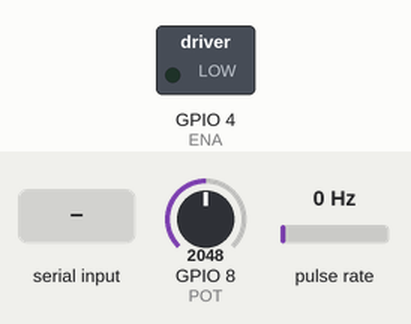
Simulated run of this sketch. Board: ESP32-S3. On the bench: switched loads named in the sketch (green lamp = pin HIGH). Wiring (inferred from the names in the program): pulse sensor: data GPIO 7. The inputs (shaded band) are chosen by the test bench; at power-on: GPIO 8 (POT) = 2048, pulse rate 0 Hz (analog values on the 0–4095 scale). What the sketch prints to the serial monitor is not drawn.

Above: at 1.2 s.
1.3 s: "TEST\n" received over Serial
At 2.1 s:
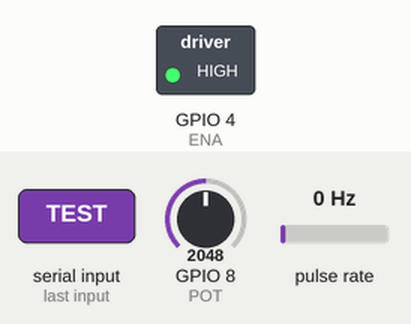
4.0 s: "POT ON\n" received over Serial
5.5 s: "POT OFF\n" received over Serial
Timing chart, 0 to 8.5 s (numbered marks = the images above; inputs shaded):
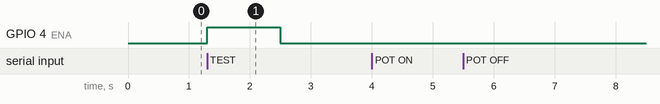

Measured:
- after the input at 1.3 s, GPIO 4 (ENA): LOW → HIGH at once, → LOW 1.2 s later
- after the input at 4.0 s, every drawn part: stays the same
- after the input at 5.5 s, every drawn part: stays the same

The sketch:

LecturaEncoder.ino
```cpp
#include <Arduino.h>
#include <esp_arduino_version.h>
#include <stdlib.h>
#include <math.h>
#include "PidCore.h"

// IN1 queda a 5 V e IN2 a GND. NO conectarlos a GPIO.
// ENA sin jumper -> GPIO4; encoder via divisor -> GPIO7.
// Potenciometro: extremos a 3V3/GND, cursor a GPIO8.
const uint8_t ENA = 4, ENCODER = 7, POT = 8;
const uint32_t PPR = 40, CONTROL_US = 250000;
// Ganancias iniciales, no sintonizadas con el motor real.
float kp = 0.15f, ki = 0.20f, kd = 0.005f;
float referencia = 0, rpm = 0, rpmCruda = 0, integral = 0, derivada = 0;
float salidaPID = 0, perturbacion = 0;
PidCore controller;
float termP=0, termI=0, termD=0, sumaPID=0;
uint8_t pwm = 0;
bool limiteInferior = false;
bool habilitado = false, fallo = false, potActivo = false;
bool pruebaPWM = false;
uint32_t inicioPrueba = 0;
uint32_t inicioArranque = 0, ultimoControl = 0, ultimoReporte = 0;
portMUX_TYPE mux = portMUX_INITIALIZER_UNLOCKED;
volatile uint32_t total = 0, ultimoPulso = 0;
// Rechaza solo flancos demasiado proximos al ultimo aceptado; no mide ancho de pulso.
// 20 ranuras: 40 flancos por vuelta. A 500 RPM, intervalo medio 3000 us.
// El ancho de ranura puede variar; 100 us sigue siendo un filtro provisional.
const uint32_t MIN_INTERVALO_US = 100;
volatile uint32_t rechazados = 0;
uint32_t descartadosVentana = 0, descartadosTotal = 0;
float rpmBruta = 0;
float historialRPM[3] = {0, 0, 0};
uint8_t indiceRPM = 0, muestrasRPM = 0;
float filtrarMediana(float valor) {
  historialRPM[indiceRPM] = valor;
  indiceRPM = (indiceRPM + 1) % 3;
  if (muestrasRPM < 3) muestrasRPM++;
  // No introducir ceros artificiales al arrancar.
  if (muestrasRPM < 3) return valor;
  float a = historialRPM[0], b = historialRPM[1], c = historialRPM[2];
  return fmaxf(fminf(a, b), fminf(fmaxf(a, b), c));
}
uint32_t pulsosVentana = 0;
// Limite de diagnostico para este montaje (maximo observado estable < 500 RPM).
const float MAX_RPM_PLAUSIBLE = 1000.0f;
volatile bool hayPulso = false;

void ARDUINO_ISR_ATTR pulso() {
  const uint32_t ahora = micros();
  portENTER_CRITICAL_ISR(&mux);
  if (hayPulso && (uint32_t)(ahora - ultimoPulso) < MIN_INTERVALO_US) {
    rechazados++;
    portEXIT_CRITICAL_ISR(&mux);
    return;
  }

  ultimoPulso = ahora;
  hayPulso = true;
  total++;
  portEXIT_CRITICAL_ISR(&mux);
}

float limitar(float x, float a, float b) { return fminf(b, fmaxf(a, x)); }
void escribirPWM(float x) {
  pwm = habilitado ? (uint8_t)lroundf(limitar(x, 0, 255)) : 0;
  if (!habilitado) return;
#if ESP_ARDUINO_VERSION_MAJOR >= 3
  if (!ledcWrite(ENA, pwm)) {
    habilitado = false; fallo = true; pruebaPWM = false; pwm = 0;
    ledcDetach(ENA); pinMode(ENA, OUTPUT); digitalWrite(ENA, LOW);
    Serial.println("ERROR: LEDC rechazo la escritura. Reinicia la placa antes de otra prueba.");
  }
#else
  ledcWrite(0, pwm);
#endif
}
void establecerReferencia(float nueva) {
  pruebaPWM = false;
  if (nueva == 0) {
    controller.reset(); termP=termI=termD=sumaPID=0;
    referencia = 0; limiteInferior = false; fallo = false; integral = 0; derivada = 0; salidaPID = 0;
    escribirPWM(0);
  } else if (fallo || !habilitado) {
    Serial.println("Fallo: revisa motor/encoder. Envia 0 para reconocerlo.");
    return;
  } else {
    if (referencia == 0) {
      inicioArranque = micros(); controller.reset(); integral = 0; derivada = 0;
      portENTER_CRITICAL(&mux);
      hayPulso = false; total = 0; rechazados = 0; ultimoControl = micros();
      portEXIT_CRITICAL(&mux);
      muestrasRPM = 0; indiceRPM = 0; descartadosTotal = 0;
      salidaPID = 0; escribirPWM(0);
    }
    referencia = nueva;
  }
  Serial.print("Referencia RPM: "); Serial.println(referencia);
}

void procesar(char *texto) {
  String s(texto); s.trim(); s.toUpperCase();
  if (!s.length()) return;
  if (s == "TEST") {
    if (!habilitado) { Serial.println("PWM no disponible; reinicia la placa."); return; }
    establecerReferencia(0);
    potActivo = false; perturbacion = 0;
    pruebaPWM = true; inicioPrueba = millis();
    escribirPWM(255);
    Serial.println("TEST: PWM255 durante 1.2 segundos, sin PID. Parada automatica; 0 cancela.");
    return;
  }
  if (s == "POT ON") { potActivo = true; Serial.println("Perturbacion habilitada: 0..60 PWM."); return; }
  if (s == "POT OFF") { potActivo = false; perturbacion = 0; Serial.println("Perturbacion deshabilitada."); return; }
  if (s == "STOP") { establecerReferencia(0); return; }
  char tipo = 0;
  if (s.startsWith("KP ")) { tipo = 'P'; s = s.substring(3); }
  else if (s.startsWith("KI ")) { tipo = 'I'; s = s.substring(3); }
  else if (s.startsWith("KD ")) { tipo = 'D'; s = s.substring(3); }
  s.trim();
  char *fin;
  float valor = strtof(s.c_str(), &fin);
  if (fin == s.c_str() || *fin || !isfinite(valor) || valor < 0 || valor > (tipo ? 10 : 500)) {
    Serial.println("Comando invalido. RPM 0..500; KP/KI/KD 0..10; POT ON/OFF; STOP."); return;
  }
  if (!tipo) { establecerReferencia(valor); return; }
  if (tipo == 'P') kp = valor;
  if (tipo == 'I') { ki = valor; if (ki == 0) controller.reset(); }
  if (tipo == 'D') kd = valor;
  Serial.print("Ganancias: "); Serial.print(kp); Serial.print(", "); Serial.print(ki); Serial.print(", "); Serial.println(kd, 3);
}
void leerSerial() {
  static char buffer[40]; static uint8_t longitud = 0; static bool exceso = false;
  for (int i = 0; i < 64 && Serial.available(); i++) {
    char c = (char)Serial.read();
    if (c == '\n' || c == '\r') {
      if (exceso) Serial.println("Comando demasiado largo, descartado.");
      else if (longitud) { buffer[longitud] = 0; procesar(buffer); }
      longitud = 0; exceso = false;
    } else if (longitud < sizeof(buffer)-1) buffer[longitud++] = c;
    else exceso = true;
  }
}

void setup() {
  pinMode(ENA, OUTPUT); digitalWrite(ENA, LOW);
  Serial.begin(115200);
  pinMode(ENCODER, INPUT); pinMode(POT, INPUT);
  analogReadResolution(12);
  analogSetPinAttenuation(POT, ADC_11db);
#if ESP_ARDUINO_VERSION_MAJOR >= 3
  habilitado = ledcAttach(ENA, 1000, 8);
#else
  habilitado = ledcSetup(0, 1000, 8) > 0;
  if (habilitado) ledcAttachPin(ENA, 0);
#endif
  escribirPWM(0);
  attachInterrupt(digitalPinToInterrupt(ENCODER), pulso, CHANGE);
  ultimoControl = micros();
  Serial.println("PID v3.0: P + I + D, sin impulso ni PWM minimo. 40 flancos/vuelta, filtro 100us + mediana3 + EMA. Referencia inicial 0 RPM; 0 detiene.");
  Serial.println("POT ON / POT OFF; KP 0.15; KI 0.20; KD 0.005. Monitor a 115200, Nueva linea.");
  if (!habilitado) Serial.println("ERROR PWM. Motor deshabilitado.");
}

void loop() {
  leerSerial();
  if (pruebaPWM && (uint32_t)(millis() - inicioPrueba) >= 1200) {
    pruebaPWM = false; escribirPWM(0);
    Serial.println("TEST terminado. PWM apagado.");
  }
  uint32_t ahora = micros();
  if ((uint32_t)(ahora - ultimoControl) >= CONTROL_US) {
    uint32_t ultimo; bool existe;
    portENTER_CRITICAL(&mux);
    ahora = micros();
    pulsosVentana = total; total = 0;
    descartadosVentana = rechazados; rechazados = 0;
    ultimo = ultimoPulso; existe = hayPulso;
    portEXIT_CRITICAL(&mux);
    const uint32_t duracionUs = (uint32_t)(ahora - ultimoControl);
    const float dt = duracionUs / 1000000.0f;
    ultimoControl = ahora;
    const uint32_t edad = (uint32_t)(micros() - ultimo);
    // Conteo en tiempo real transcurrido: no dividir por intervalos entre flancos.
    rpmCruda = 60000000.0f * pulsosVentana / (PPR * (float)duracionUs);
    descartadosTotal += descartadosVentana;
    rpmBruta = 60000000.0f * ((float)pulsosVentana + descartadosVentana) / (PPR * (float)duracionUs);
    const bool medicionValida = rpmCruda <= MAX_RPM_PLAUSIBLE;
    if (medicionValida) {
      const float previa = rpm;
      const float alfa = dt / (0.15f + dt);
      rpm += alfa * (filtrarMediana(rpmCruda) - rpm);
      if (!existe || edad > 500000) { rpm = 0; muestrasRPM = 0; indiceRPM = 0; }
      derivada += alfa * ((rpm - previa) / dt - derivada);
    }
    perturbacion = potActivo ? analogRead(POT) * (60.0f / 4095.0f) : 0;
    if (pruebaPWM && habilitado) {
      salidaPID = 0; escribirPWM(255);
    } else if (referencia > 0 && !fallo && habilitado) {
      const uint32_t desdeInicio = (uint32_t)(micros() - inicioArranque);
      if (!medicionValida) {
        fallo = true; salidaPID = 0; escribirPWM(0);
        Serial.println("FALLO: conteo supera 1000 RPM. Revisar senal; no es una velocidad validada.");
      } else {
        const PidResult result=controller.step(referencia-rpm, derivada, dt, kp, ki, kd, perturbacion);
        termP=result.p; termI=result.i; termD=result.d; sumaPID=result.sum;
        salidaPID=limitar(sumaPID,0,255);
        limiteInferior=false;
        escribirPWM(result.output);
      }
    } else { termP=termI=termD=sumaPID=0; salidaPID = 0; escribirPWM(0); }
  }
  if ((uint32_t)(millis() - ultimoReporte) >= 250) {
    ultimoReporte = millis();
    Serial.print("V:3 Tms:"); Serial.print(millis());
    Serial.print(" Kp:"); Serial.print(kp,3); Serial.print(" Ki:"); Serial.print(ki,3); Serial.print(" Kd:"); Serial.print(kd,3);
    Serial.print(" P:"); Serial.print(termP,2); Serial.print(" I:"); Serial.print(termI,2); Serial.print(" D:"); Serial.print(termD,2);
    Serial.print(" Suma:"); Serial.print(sumaPID,2); Serial.print(" PotOn:"); Serial.print(potActivo?1:0);
    Serial.print(" Ref:"); Serial.print(referencia, 1);
    Serial.print(" RPM:"); Serial.print(rpm, 1);
    Serial.print(" Cruda:"); Serial.print(rpmCruda, 1);
    Serial.print(" Bruta:"); Serial.print(rpmBruta, 1);
    Serial.print(" Desc250:"); Serial.print(descartadosVentana);
    Serial.print(" DescTotal:"); Serial.print(descartadosTotal);
    Serial.print(" N250:"); Serial.print(pulsosVentana);
    Serial.print(" PID:"); Serial.print(salidaPID, 1);
    Serial.print(" Pert:"); Serial.print(perturbacion, 1);
    Serial.print(" PWM:"); Serial.print(pwm);
    Serial.print(" Minimo:"); Serial.print(referencia > 0 && !fallo && !pruebaPWM && limiteInferior ? 1 : 0);
    Serial.print(" Estado:"); Serial.println(fallo ? "FALLO" : pruebaPWM ? "TEST" : referencia == 0 ? "PARADO" : "ACTIVO");
  }
}
```

PidCore.h
```cpp
#pragma once
struct PidResult { float p,i,d,sum,output; };
class PidCore {
  float errorIntegral=0;
public:
  void reset(){errorIntegral=0;}
  PidResult step(float error,float measurementDerivative,float dt,float kp,float ki,float kd,float disturbance){
    PidResult r{kp*error,0,-kd*measurementDerivative,0,0};
    if(ki==0) errorIntegral=0;
    else {
      const float delta=error*dt;
      const float candidate=errorIntegral+delta;
      const float requested=r.p+ki*candidate+r.d-disturbance;
      // Conditional integration: block only increments driving saturation farther.
      if(!((requested>255 && ki*delta>0)||(requested<0 && ki*delta<0))) errorIntegral=candidate;
    }
    r.i=ki*errorIntegral;
    r.sum=r.p+r.i+r.d;
    const float effective=r.sum-disturbance;
    r.output=effective<0?0:effective>255?255:effective;
    return r;
  }
};
```
